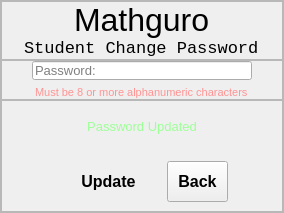
         <widget class="QWidget" name="page_7">
          <layout class="QVBoxLayout" name="verticalLayout_50">
           <property name="spacing">
            <number>0</number>
           </property>
           <property name="leftMargin">
            <number>0</number>
           </property>
           <property name="topMargin">
            <number>0</number>
           </property>
           <property name="rightMargin">
            <number>0</number>
           </property>
           <property name="bottomMargin">
            <number>0</number>
           </property>
           <item>
            <widget class="QFrame" name="frame_9">
             <property name="frameShape">
              <enum>QFrame::StyledPanel</enum>
             </property>
             <property name="frameShadow">
              <enum>QFrame::Raised</enum>
             </property>
             <layout class="QVBoxLayout" name="verticalLayout_7">
              <property name="spacing">
               <number>0</number>
              </property>
              <property name="leftMargin">
               <number>0</number>
              </property>
              <property name="topMargin">
               <number>0</number>
              </property>
              <property name="rightMargin">
               <number>0</number>
              </property>
              <property name="bottomMargin">
               <number>0</number>
              </property>
              <item>
               <widget class="QFrame" name="frame_10">
                <property name="frameShape">
                 <enum>QFrame::StyledPanel</enum>
                </property>
                <property name="frameShadow">
                 <enum>QFrame::Raised</enum>
                </property>
                <layout class="QVBoxLayout" name="verticalLayout_9">
                 <property name="spacing">
                  <number>0</number>
                 </property>
                 <property name="leftMargin">
                  <number>0</number>
                 </property>
                 <property name="topMargin">
                  <number>0</number>
                 </property>
                 <property name="rightMargin">
                  <number>0</number>
                 </property>
                 <property name="bottomMargin">
                  <number>0</number>
                 </property>
                 <item alignment="Qt::AlignHCenter">
                  <widget class="QLabel" name="label_5">
                   <property name="font">
                    <font>
                     <pointsize>24</pointsize>
                    </font>
                   </property>
                   <property name="text">
                    <string>Mathguro</string>
                   </property>
                  </widget>
                 </item>
                 <item alignment="Qt::AlignHCenter">
                  <widget class="QLabel" name="label_6">
                   <property name="font">
                    <font>
                     <family>Consolas</family>
                     <pointsize>13</pointsize>
                    </font>
                   </property>
                   <property name="text">
                    <string>Student Change Password</string>
                   </property>
                  </widget>
                 </item>
                </layout>
               </widget>
              </item>
              <item>
               <widget class="QFrame" name="frame_11">
                <property name="frameShape">
                 <enum>QFrame::StyledPanel</enum>
                </property>
                <property name="frameShadow">
                 <enum>QFrame::Raised</enum>
                </property>
                <layout class="QVBoxLayout" name="verticalLayout_22">
                 <property name="spacing">
                  <number>0</number>
                 </property>
                 <property name="leftMargin">
                  <number>0</number>
                 </property>
                 <property name="topMargin">
                  <number>0</number>
                 </property>
                 <property name="rightMargin">
                  <number>0</number>
                 </property>
                 <property name="bottomMargin">
                  <number>0</number>
                 </property>
                 <item alignment="Qt::AlignVCenter">
                  <widget class="QWidget" name="widget_10" native="true">
                   <layout class="QVBoxLayout" name="verticalLayout_40">
                    <property name="spacing">
                     <number>6</number>
                    </property>
                    <property name="leftMargin">
                     <number>0</number>
                    </property>
                    <property name="topMargin">
                     <number>0</number>
                    </property>
                    <property name="rightMargin">
                     <number>0</number>
                    </property>
                    <property name="bottomMargin">
                     <number>0</number>
                    </property>
                    <item>
                     <widget class="QLineEdit" name="updStudPass_lineEdit">
                      <property name="font">
                       <font>
                        <pointsize>10</pointsize>
                       </font>
                      </property>
                      <property name="toolTip">
                       <string>Required*</string>
                      </property>
                      <property name="styleSheet">
                       <string notr="true">margin-left: 30px;
margin-right: 30px;</string>
                      </property>
                      <property name="text">
                       <string/>
                      </property>
                      <property name="echoMode">
                       <enum>QLineEdit::Password</enum>
                      </property>
                      <property name="placeholderText">
                       <string>Password:</string>
                      </property>
                     </widget>
                    </item>
                    <item>
                     <widget class="QWidget" name="studWarnPassContainer" native="true">
                      <property name="styleSheet">
                       <string notr="true">margin-left:30px;
margin-right:30px;</string>
                      </property>
                      <layout class="QVBoxLayout" name="verticalLayout_43">
                       <property name="spacing">
                        <number>6</number>
                       </property>
                       <property name="leftMargin">
                        <number>0</number>
                       </property>
                       <property name="topMargin">
                        <number>0</number>
                       </property>
                       <property name="rightMargin">
                        <number>0</number>
                       </property>
                       <property name="bottomMargin">
                        <number>0</number>
                       </property>
                       <item>
                        <widget class="QLabel" name="label_24">
                         <property name="font">
                          <font>
                           <family>MS Shell Dlg 2</family>
                           <pointsize>10</pointsize>
                          </font>
                         </property>
                         <property name="text">
                          <string>&lt;html&gt;&lt;head/&gt;&lt;body&gt;&lt;p&gt;&lt;span style=&quot; font-size:8pt; color:#ff9393;&quot;&gt;Must be 8 or more alphanumeric characters&lt;/span&gt;&lt;/p&gt;&lt;/body&gt;&lt;/html&gt;</string>
                         </property>
                         <property name="textFormat">
                          <enum>Qt::RichText</enum>
                         </property>
                         <property name="alignment">
                          <set>Qt::AlignLeading|Qt::AlignLeft|Qt::AlignVCenter</set>
                         </property>
                        </widget>
                       </item>
                      </layout>
                     </widget>
                    </item>
                   </layout>
                  </widget>
                 </item>
                </layout>
               </widget>
              </item>
              <item alignment="Qt::AlignBottom">
               <widget class="QFrame" name="frame_12">
                <property name="frameShape">
                 <enum>QFrame::StyledPanel</enum>
                </property>
                <property name="frameShadow">
                 <enum>QFrame::Raised</enum>
                </property>
                <layout class="QVBoxLayout" name="verticalLayout_46">
                 <property name="spacing">
                  <number>0</number>
                 </property>
                 <property name="leftMargin">
                  <number>0</number>
                 </property>
                 <property name="topMargin">
                  <number>0</number>
                 </property>
                 <property name="rightMargin">
                  <number>0</number>
                 </property>
                 <property name="bottomMargin">
                  <number>0</number>
                 </property>
                 <item>
                  <widget class="QWidget" name="studChangeContainer" native="true">
                   <layout class="QVBoxLayout" name="verticalLayout_47">
                    <item>
                     <widget class="QStackedWidget" name="studChangeSubContainer">
                      <property name="currentIndex">
                       <number>1</number>
                      </property>
                      <widget class="QWidget" name="page_8">
                       <layout class="QVBoxLayout" name="verticalLayout_48">
                        <item>
                         <widget class="QLabel" name="label_25">
                          <property name="font">
                           <font>
                            <family>MS Shell Dlg 2</family>
                            <pointsize>10</pointsize>
                           </font>
                          </property>
                          <property name="text">
                           <string>&lt;html&gt;&lt;head/&gt;&lt;body&gt;&lt;p&gt;&lt;span style=&quot; color:#ff9393;&quot;&gt;Please enter the required information&lt;/span&gt;&lt;/p&gt;&lt;/body&gt;&lt;/html&gt;</string>
                          </property>
                          <property name="textFormat">
                           <enum>Qt::RichText</enum>
                          </property>
                          <property name="alignment">
                           <set>Qt::AlignCenter</set>
                          </property>
                         </widget>
                        </item>
                       </layout>
                      </widget>
                      <widget class="QWidget" name="page_9">
                       <layout class="QVBoxLayout" name="verticalLayout_49">
                        <item>
                         <widget class="QLabel" name="label_26">
                          <property name="font">
                           <font>
                            <family>MS Shell Dlg 2</family>
                            <pointsize>10</pointsize>
                           </font>
                          </property>
                          <property name="text">
                           <string>&lt;html&gt;&lt;head/&gt;&lt;body&gt;&lt;p&gt;&lt;span style=&quot; color:#9eff99;&quot;&gt;Password Updated&lt;/span&gt;&lt;/p&gt;&lt;/body&gt;&lt;/html&gt;</string>
                          </property>
                          <property name="textFormat">
                           <enum>Qt::RichText</enum>
                          </property>
                          <property name="alignment">
                           <set>Qt::AlignCenter</set>
                          </property>
                         </widget>
                        </item>
                       </layout>
                      </widget>
                     </widget>
                    </item>
                   </layout>
                  </widget>
                 </item>
                 <item alignment="Qt::AlignHCenter">
                  <widget class="QWidget" name="widget_32" native="true">
                   <layout class="QHBoxLayout" name="horizontalLayout_6">
                    <item>
                     <widget class="QPushButton" name="updateStudPassButton">
                      <property name="font">
                       <font>
                        <pointsize>12</pointsize>
                        <weight>75</weight>
                        <bold>true</bold>
                       </font>
                      </property>
                      <property name="styleSheet">
                       <string notr="true">	padding: 10px 25px;
	border-top-left-radius: 10px;
	border-bottom-left-radius: 10px;</string>
                      </property>
                      <property name="text">
                       <string>Update</string>
                      </property>
                     </widget>
                    </item>
                    <item>
                     <widget class="QPushButton" name="backButton_3">
                      <property name="font">
                       <font>
                        <pointsize>12</pointsize>
                        <weight>75</weight>
                        <bold>true</bold>
                       </font>
                      </property>
                      <property name="styleSheet">
                       <string notr="true">	padding: 10px 10px;

</string>
                      </property>
                      <property name="text">
                       <string>Back</string>
                      </property>
                     </widget>
                    </item>
                   </layout>
                  </widget>
                 </item>
                </layout>
               </widget>
              </item>
             </layout>
            </widget>
           </item>
          </layout>
         </widget>
